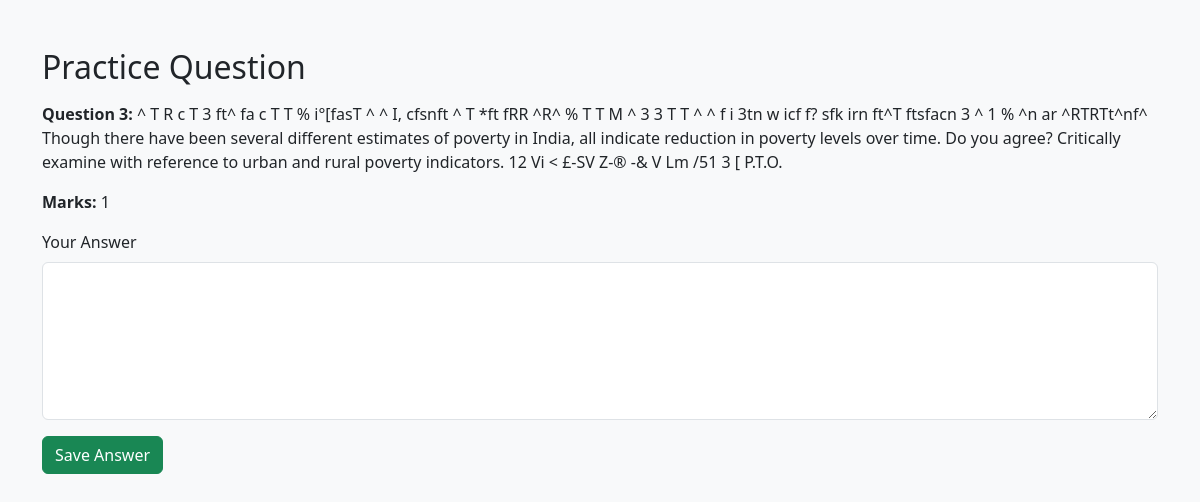
/practice/8/, run on the app's committed database.
### mains_practice/models.py (models this page shows, shortened)
class Question(models.Model):
    session = models.ForeignKey(UserSession, on_delete=models.CASCADE, related_name='questions')
    number = models.IntegerField()
    text = models.TextField()
    marks = models.IntegerField()

### mains_practice/views.py (the view, shortened to what this page needs)
# urls.py: path('practice/<int:id>/', views.practice_view, name='practice'),
def practice_view(request, id):
    question = get_object_or_404(Question, id=id)
    form = AnswerForm(request.POST or None)
    return render(request, 'practice.html', {'question': question, 'form': form})

### mains_practice/forms.py
class AnswerForm(forms.ModelForm):
    class Meta:
        model = Answer
        fields = ['text']
        widgets = {
            'text': forms.Textarea(attrs={'class': 'form-control', 'rows': 6})
        }

### mains_practice/templates/practice.html (shortened to what this page needs)
{% extends 'base.html' %}
{% block content %}
<h2 class="mb-3">Practice Question</h2>
<p><strong>Question {{ question.number }}:</strong> {{ question.text }}</p>
<p><strong>Marks:</strong> {{ question.marks }}</p>
<form method="post">
    <div class="mb-3">
        <label class="form-label">Your Answer</label>
        <textarea name="answer" class="form-control" rows="6"></textarea>
    </div>
    <button type="submit" class="btn btn-success">Save Answer</button>
</form>
{% endblock %}

### mains_practice/templates/base.html (shortened to what this page needs)
<!DOCTYPE html>
<html lang="en">
<head>
    <link href="https://cdn.jsdelivr.net/npm/bootstrap@5.3.0/dist/css/bootstrap.min.css" rel="stylesheet">
</head>
<body class="bg-light">
    <div class="container mt-5">
        {% block content %}
        {% endblock %}
    </div>
</body>
</html>

### data on the page
Question: number "3", text "^ T R c T 3 ft^ fa c T T % i°[fasT ^ ^ I, cfsnft ^ T *ft fRR ^R^ % T T M ^ 3 3 T T ^ ^ f i 3tn w icf f? sfk irn ft^T ftsfacn 3 ^ 1 % ^n ar ^RTRTt^nf^ Though there have been several different estimates of poverty in India, all indicate reduction in poverty levels over time. Do you agree? Critically examine with reference to urban and rural poverty indicators. 12 Vi < £-SV Z-® -& V Lm /51 3 [ P.T.O.", marks "1"
